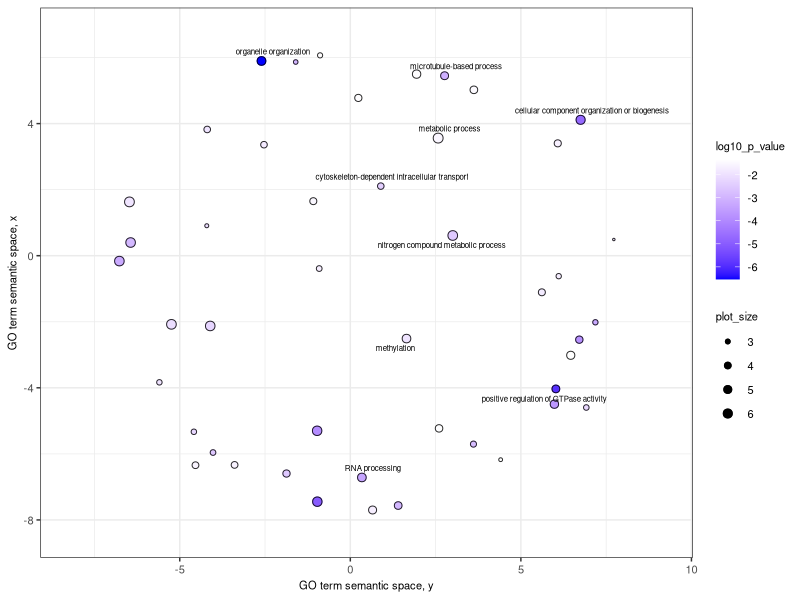

Here is the R script that generated this plot:


# A plotting R script produced by the REVIGO server at http://revigo.irb.hr/
# If you found REVIGO useful in your work, please cite the following reference:
# Supek F et al. "REVIGO summarizes and visualizes long lists of Gene Ontology
# terms" PLoS ONE 2011. doi:10.1371/journal.pone.0021800


# --------------------------------------------------------------------------
# If you don't have the ggplot2 package installed, uncomment the following line:
# install.packages( "ggplot2" );
library( ggplot2 );
# --------------------------------------------------------------------------
# If you don't have the scales package installed, uncomment the following line:
# install.packages( "scales" );
library( scales );
library( ggrepel );


# --------------------------------------------------------------------------
# Here is your data from REVIGO. Scroll down for plot configuration options.

revigo.names <- c("term_ID","description","frequency_%","plot_X","plot_Y","plot_size","log10_p_value","uniqueness","dispensability");
revigo.data <- rbind(c("GO:0006996","organelle organization", 3.595,-2.604, 5.896, 5.664,-6.5376,0.769,0.000),
c("GO:0008152","metabolic process",75.387, 2.575, 3.561, 6.986,-1.5394,0.998,0.000),
c("GO:0030705","cytoskeleton-dependent intracellular transport", 0.056, 0.893, 2.107, 3.857,-2.4168,0.891,0.000),
c("GO:0032259","methylation", 3.103, 1.647,-2.509, 5.600,-1.9523,0.980,0.000),
c("GO:0043547","positive regulation of GTPase activity", 0.470, 6.026,-4.033, 4.780,-5.9208,0.787,0.000),
c("GO:0071840","cellular component organization or biogenesis", 8.568, 6.751, 4.114, 6.041,-4.7212,0.994,0.000),
c("GO:0006807","nitrogen compound metabolic process",38.744, 3.003, 0.612, 6.696,-2.5482,0.974,0.031),
c("GO:0007017","microtubule-based process", 0.658, 2.764, 5.449, 4.927,-3.1249,0.872,0.039),
c("GO:0006396","RNA processing", 3.210, 0.339,-6.714, 5.615,-3.3565,0.814,0.048),
c("GO:0045730","respiratory burst", 0.004,-4.208, 0.907, 2.732,-2.0846,0.942,0.054),
c("GO:0046838","phosphorylated carbohydrate dephosphorylation", 0.064,-4.195, 3.822, 3.915,-1.9481,0.912,0.055),
c("GO:0008340","determination of adult lifespan", 0.020,-0.912,-0.389, 3.413,-1.7169,0.820,0.060),
c("GO:0016337","single organismal cell-cell adhesion", 0.148, 6.081, 3.402, 4.280,-1.6788,0.927,0.071),
c("GO:1901360","organic cyclic compound metabolic process",30.324,-4.107,-2.127, 6.590,-2.2857,0.942,0.097),
c("GO:0008214","protein dealkylation", 0.019,-4.025,-5.959, 3.378,-2.5817,0.875,0.117),
c("GO:0046483","heterocycle metabolic process",29.664,-6.770,-0.163, 6.580,-3.2518,0.896,0.128),
c("GO:0032878","regulation of establishment or maintenance of cell polarity", 0.013, 6.109,-0.620, 3.217,-1.7352,0.792,0.176),
c("GO:0044237","cellular metabolic process",53.061,-6.475, 1.629, 6.833,-1.9234,0.917,0.176),
c("GO:0030029","actin filament-based process", 0.398, 3.622, 5.022, 4.708,-1.4693,0.876,0.177),
c("GO:0048524","positive regulation of viral process", 0.016, 6.918,-4.596, 3.321,-2.2000,0.771,0.179),
c("GO:0006349","regulation of gene expression by genetic imprinting", 0.004, 4.407,-6.176, 2.689,-1.3750,0.795,0.192),
c("GO:0007049","cell cycle", 1.885, 1.943, 5.498, 5.384,-1.3845,0.860,0.208),
c("GO:0008156","negative regulation of DNA replication", 0.032, 3.610,-5.704, 3.608,-2.8416,0.715,0.210),
c("GO:0043170","macromolecule metabolic process",39.491,-5.244,-2.078, 6.705,-2.0996,0.939,0.211),
c("GO:0051056","regulation of small GTPase mediated signal transduction", 0.218, 6.713,-2.542, 4.447,-3.8239,0.708,0.219),
c("GO:0010467","gene expression",19.671,-0.967,-7.447, 6.402,-5.0315,0.894,0.222),
c("GO:0006725","cellular aromatic compound metabolic process",29.628,-6.441, 0.399, 6.580,-2.9355,0.896,0.245),
c("GO:1902170","cellular response to reactive nitrogen species", 0.003, 7.725, 0.490, 2.539,-1.8897,0.913,0.255),
c("GO:0046834","lipid phosphorylation", 0.177, 0.235, 4.777, 4.357,-1.3982,0.850,0.258),
c("GO:0065009","regulation of molecular function", 1.726, 5.983,-4.495, 5.345,-3.6778,0.797,0.268),
c("GO:0098732","macromolecule deacylation", 0.085,-4.539,-6.343, 4.040,-1.6000,0.895,0.268),
c("GO:0071108","protein K48-linked deubiquitination", 0.015,-4.586,-5.331, 3.276,-2.2388,0.870,0.271),
c("GO:0006450","regulation of translational fidelity", 0.303, 2.601,-5.228, 4.590,-1.3750,0.689,0.288),
c("GO:0035601","protein deacylation", 0.082,-3.393,-6.334, 4.020,-1.6273,0.858,0.301),
c("GO:0043162","ubiquitin-dependent protein catabolic process via the multivesicular body sorting pathway", 0.014,-5.597,-3.834, 3.263,-1.9751,0.892,0.317),
c("GO:0048010","vascular endothelial growth factor receptor signaling pathway", 0.013, 7.184,-2.016, 3.207,-3.2676,0.761,0.336),
c("GO:0008380","RNA splicing", 0.413, 1.403,-7.564, 4.725,-2.9788,0.835,0.346),
c("GO:0048583","regulation of response to stimulus", 1.120, 6.462,-3.015, 5.158,-1.3504,0.774,0.348),
c("GO:0071545","inositol phosphate catabolic process", 0.062,-2.531, 3.361, 3.897,-1.8256,0.853,0.361),
c("GO:0043173","nucleotide salvage", 0.126,-1.085, 1.651, 4.207,-1.5303,0.799,0.372),
c("GO:0016071","mRNA metabolic process", 0.798, 0.653,-7.699, 5.010,-1.7144,0.843,0.373),
c("GO:0007028","cytoplasm organization", 0.006,-1.601, 5.864, 2.900,-3.0000,0.820,0.374),
c("GO:0006306","DNA methylation", 0.190,-1.871,-6.595, 4.387,-2.5735,0.798,0.380),
c("GO:0043954","cellular component maintenance", 0.011,-0.886, 6.066, 3.134,-1.3693,0.814,0.390),
c("GO:0090304","nucleic acid metabolic process",21.449,-0.973,-5.301, 6.440,-3.9208,0.801,0.391),
c("GO:0097190","apoptotic signaling pathway", 0.117, 5.615,-1.108, 4.177,-1.8008,0.715,0.394));

one.data <- data.frame(revigo.data);
names(one.data) <- revigo.names;
one.data <- one.data [(one.data$plot_X != "null" & one.data$plot_Y != "null"), ];
one.data$plot_X <- as.numeric( as.character(one.data$plot_X) );
one.data$plot_Y <- as.numeric( as.character(one.data$plot_Y) );
one.data$plot_size <- as.numeric( as.character(one.data$plot_size) );
one.data$log10_p_value <- as.numeric( as.character(one.data$log10_p_value) );
one.data$frequency <- as.numeric( as.character(one.data$frequency) );
one.data$uniqueness <- as.numeric( as.character(one.data$uniqueness) );
one.data$dispensability <- as.numeric( as.character(one.data$dispensability) );
#head(one.data);


# --------------------------------------------------------------------------
# Names of the axes, sizes of the numbers and letters, names of the columns,
# etc. can be changed below

p1 <- ggplot( data = one.data );
p1 <- p1 + geom_point( aes( plot_X, plot_Y, colour = log10_p_value, size = plot_size), alpha = I(1) ) + scale_size_area();
p1 <- p1 + scale_colour_gradientn( colours = c("blue", "white"), limits = c( min(one.data$log10_p_value), max(one.data$log10_p_value)) );
p1 <- p1 + geom_point( aes(plot_X, plot_Y, size = plot_size), shape = 21, fill = "transparent", colour = I (alpha ("black", 0.85) )) + scale_size_area();
p1 <- p1 + scale_size( range=c(0.5, 3)) + theme_bw(); # + scale_fill_gradientn(colours = heat_hcl(7), limits = c(-300, 0) );
ex <- one.data [ one.data$dispensability < 0.05, ]; 
p1 <- p1 + geom_text_repel( data = ex, aes(plot_X, plot_Y, label = description), colour = I(alpha("black", 1)), size = 2 );
p1 <- p1 + labs (y = "GO term semantic space, x", x = "GO term semantic space, y");
p1 <- p1 + theme(legend.key = element_blank(), legend.text = element_text(size=8), axis.title = element_text(size=8), axis.text = element_text(size=8), legend.title = element_text(size=8)) ;
one.x_range = max(one.data$plot_X) - min(one.data$plot_X);
one.y_range = max(one.data$plot_Y) - min(one.data$plot_Y);
p1 <- p1 + xlim(min(one.data$plot_X)-one.x_range/10,max(one.data$plot_X)+one.x_range/10);
p1 <- p1 + ylim(min(one.data$plot_Y)-one.y_range/20,max(one.data$plot_Y)+one.y_range/20);



# --------------------------------------------------------------------------
# Output the plot to screen

#p1;

# Uncomment the line below to also save the plot to a file.
# The file type depends on the extension (default=pdf).

ggsave("../../figures/revigo_lowz_BP_cgn.pdf", device = cairo_pdf, width = 4, height = 3, units = "in", dpi = 300);
